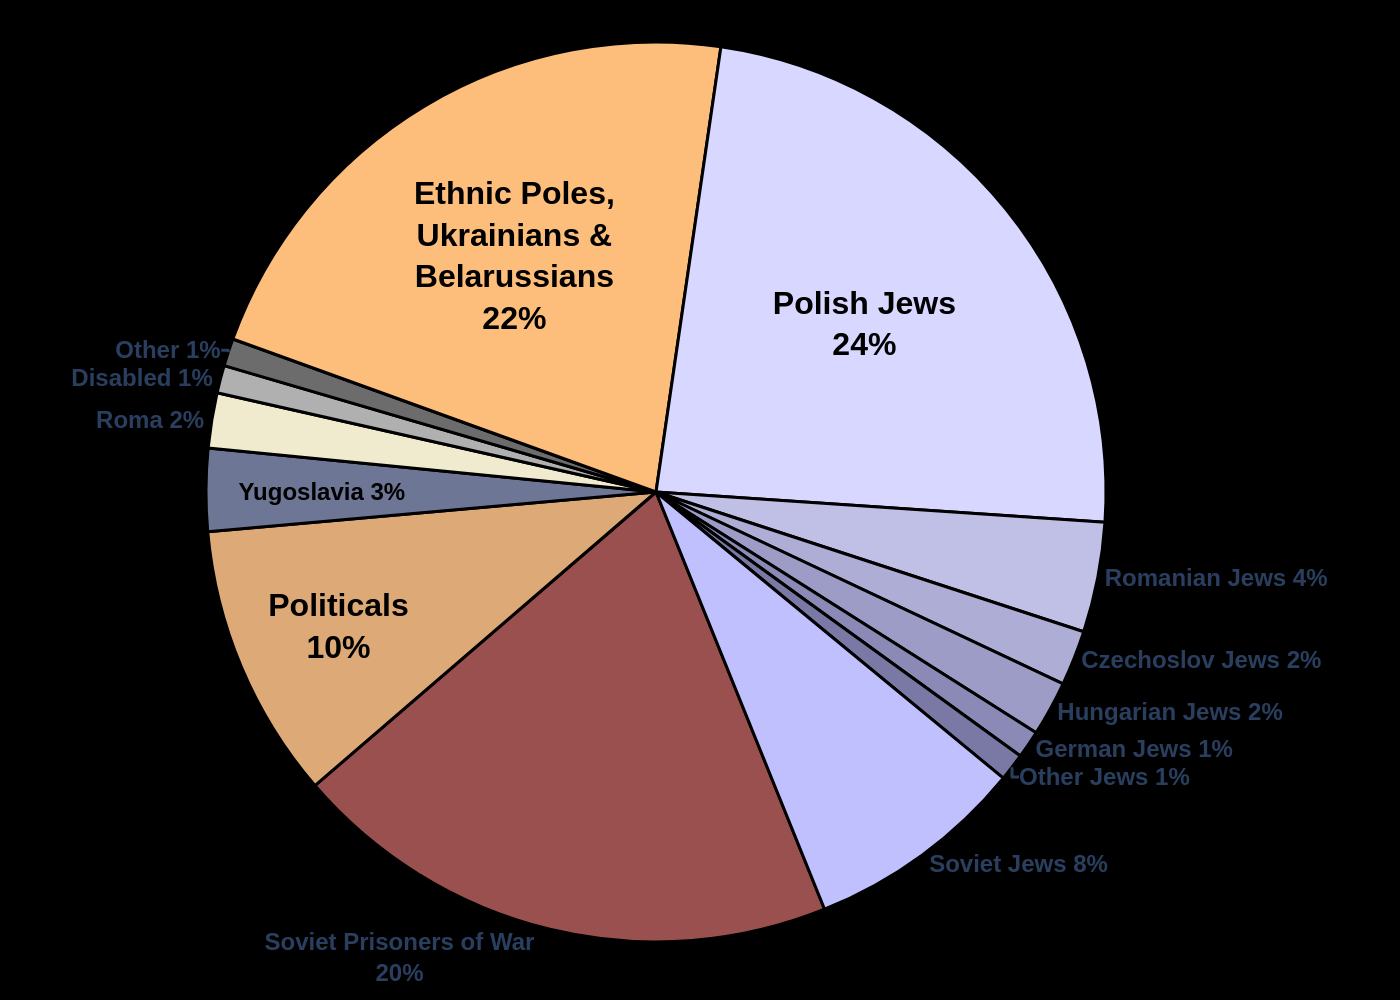

Generate this figure with Python:
import sys
import json
import os
import plotly.graph_objects as go

if len(sys.argv) != 2:
    print(f"Usage: python {os.path.basename(__file__)} <path_to_json_file>")
    sys.exit(1)

json_file_path = sys.argv[1]

if not os.path.exists(json_file_path):
    print(f"Error: File not found at {json_file_path}")
    sys.exit(1)

with open(json_file_path, 'r', encoding='utf-8') as f:
    data = json.load(f)

chart_data = data.get('chart_data', [])
colors = data.get('colors', [])
text_font_colors = data.get('text_font_colors', [])
text_font_sizes = data.get('text_font_sizes', [])

labels = [item['category'] for item in chart_data]
values = [item['value'] for item in chart_data]
texts = [item['text'] for item in chart_data]

fig = go.Figure()

fig.add_trace(go.Pie(
    labels=labels,
    values=values,
    text=texts,
    hoverinfo='label+percent',
    textinfo='text',
    insidetextorientation='horizontal',
    insidetextfont=dict(
        family="Arial",
        size=text_font_sizes,
        color=text_font_colors
    ),
    marker=dict(
        colors=colors,
        line=dict(color='black', width=1.5)
    ),
    sort=False,
    direction='clockwise',
    rotation=158
))

fig.update_layout(
    showlegend=False,
    paper_bgcolor='black',
    plot_bgcolor='black',
    margin=dict(t=20, b=20, l=20, r=20),
    font=dict(family="Arial")
)

base_filename = os.path.splitext(os.path.basename(json_file_path))[0]
output_filename = f"{base_filename}.png"

fig.write_image(output_filename, scale=2)

print(f"Chart saved to {output_filename}")
